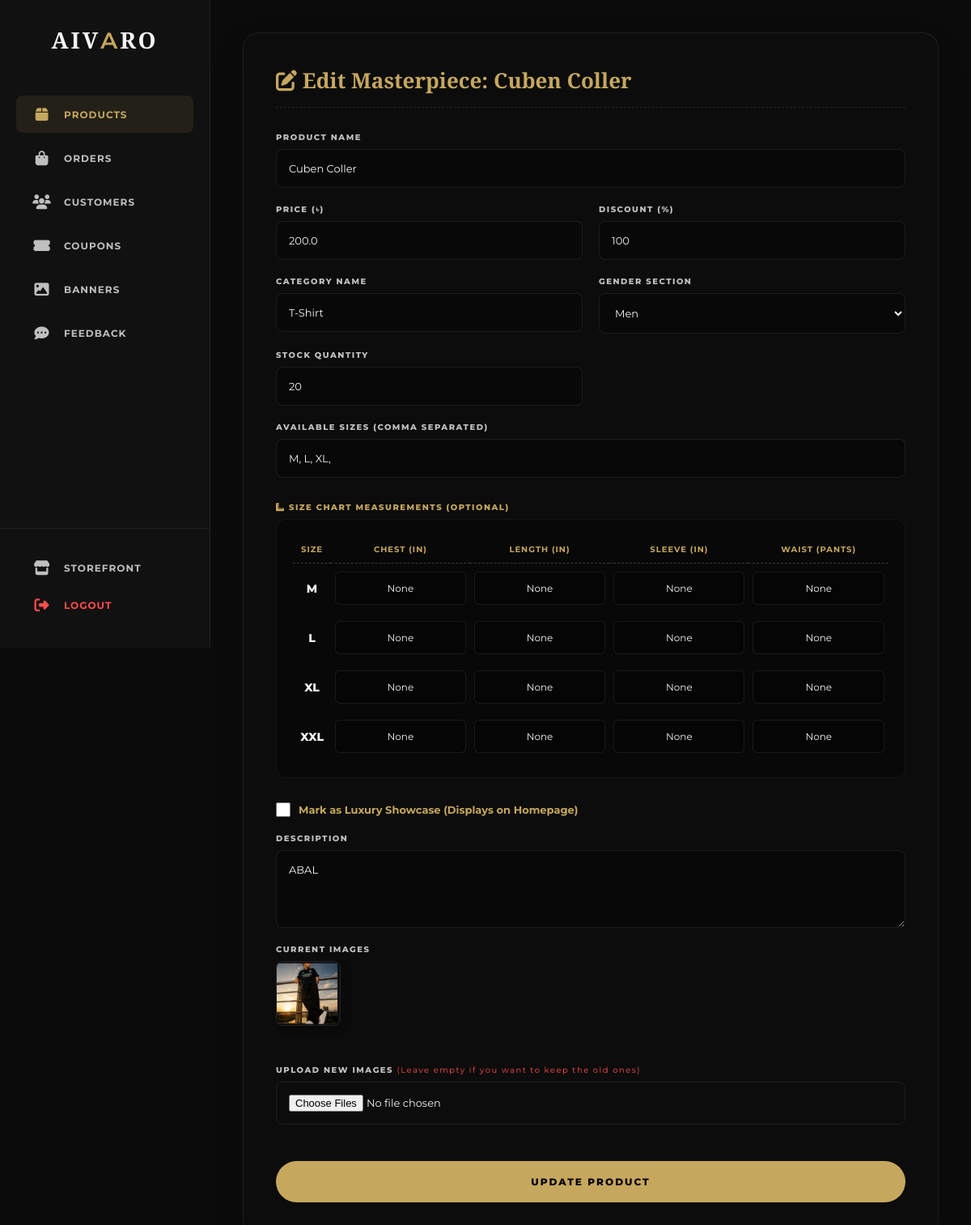
The page /admin/edit-product/3 (signed in) on the database its author committed.
### app.py (models this page shows, shortened)
class Product(db.Model):
    id = db.Column(db.Integer, primary_key=True)
    name = db.Column(db.String(100), nullable=False)
    price = db.Column(db.Float, nullable=False)
    discount = db.Column(db.Integer, default=0)
    category = db.Column(db.String(50), nullable=False)
    gender = db.Column(db.String(20), default='Men')
    description = db.Column(db.Text, nullable=False)
    sizes = db.Column(db.String(100))
    size_chart = db.Column(db.Text, nullable=True)
    stock = db.Column(db.Integer, default=0)
    weight = db.Column(db.Float, default=0.5)
    is_luxury = db.Column(db.Boolean, default=False)
    images = db.relationship('ProductImage', backref='product', lazy=True, cascade="all, delete-orphan")
    reviews = db.relationship('Review', backref='product', lazy=True, cascade="all, delete-orphan")
    def get_size_chart(self):
        if self.size_chart: return json.loads(self.size_chart)
        return {}

class ProductImage(db.Model):
    id = db.Column(db.Integer, primary_key=True)
    image_url = db.Column(db.String(200), nullable=False)
    product_id = db.Column(db.Integer, db.ForeignKey('product.id'), nullable=False)

### app.py (the view, shortened to what this page needs)
@app.route('/admin/edit-product/<int:product_id>', methods=['GET', 'POST'])
@login_required
def edit_product(product_id):
    if not current_user.is_admin: return redirect(url_for('home'))
    p = Product.query.get_or_404(product_id)
    return render_template('admin_edit_product.html', product=p)

### app.py (called while the page is built, shortened)
@app.after_request
def add_header(response):
    response.headers['Cache-Control'] = 'no-store, no-cache, must-revalidate, post-check=0, pre-check=0, max-age=0'
    response.headers['Pragma'] = 'no-cache'
    response.headers['Expires'] = '-1'
    return response

@login_manager.user_loader
def load_user(user_id):
    return User.query.get(int(user_id))

@app.before_request
def check_banned_user():
    if request.endpoint and 'static' in request.endpoint: return
    if current_user.is_authenticated and getattr(current_user, 'is_banned', False):
        logout_user()
        flash('Your account has been banned.', 'error')
        return redirect(url_for('login'))

@app.context_processor
def inject_global_data():
    data = {'cart_count': 0, 'is_birthday': False, 'bday_code': '', 'bday_discount': 0}
    if current_user.is_authenticated:
        items = CartItem.query.filter_by(user_id=current_user.id).all()
        data['cart_count'] = sum(item.quantity for item in items if item.product is not None)
    else:
        valid_count = sum(item.get('quantity', 1) for item in session.get('cart', []) if Product.query.get(item.get('product_id')))
        data['cart_count'] = valid_count
    return data

@app.context_processor
def inject_active_coupon():
    try: return dict(coupon=Coupon.query.filter_by(active=True).order_by(Coupon.id.desc()).first())
    except Exception: return dict(coupon=None)

### templates/admin_edit_product.html (shortened to what this page needs)
{% extends 'base.html' %}
{% block content %}
<div class="admin-layout">
    <aside class="admin-sidebar">
        <div class="sidebar-logo">AIV<span>A</span>RO</div>
        <nav class="sidebar-menu">
            <a href="/admin" class="sidebar-link active"><i class="fas fa-box"></i> Products</a>
            <a href="/admin/orders" class="sidebar-link"><i class="fas fa-shopping-bag"></i> Orders</a>
            <a href="/admin/users" class="sidebar-link"><i class="fas fa-users"></i> Customers</a>
            <a href="/admin/campaigns" class="sidebar-link"><i class="fas fa-ticket-alt"></i> Coupons</a>
            <a href="/admin/banners" class="sidebar-link"><i class="fas fa-image"></i> Banners</a>
            <a href="/admin/feedback" class="sidebar-link"><i class="fas fa-comment-dots"></i> Feedback</a>
        </nav>
        <div class="sidebar-bottom">
            <a href="/" class="sidebar-link" style="color: var(--muted-color);"><i class="fas fa-store"></i> Storefront</a>
            <a href="/logout" class="sidebar-link" style="color: #ff4d4d;"><i class="fas fa-sign-out-alt"></i> Logout</a>
        </div>
    </aside>
    <main class="admin-main">
        <div class="form-container">
            <h2 class="f-title"><i class="fas fa-edit"></i> Edit Masterpiece: {{ product.name }}</h2>
            <form action="/admin/edit-product/{{ product.id }}" method="POST" enctype="multipart/form-data">
                <div class="form-grid">
                    <div class="form-group full-width">
                        <label class="form-label">Product Name</label>
                        <input type="text" name="name" class="form-control" value="{{ product.name }}" required>
                    </div>
                    <div class="form-group">
                        <label class="form-label">Price (৳)</label>
                        <input type="number" name="price" class="form-control" value="{{ product.price }}" required>
                    </div>
                    <div class="form-group">
                        <label class="form-label">Discount (%)</label>
                        <input type="number" name="discount" class="form-control" value="{{ product.discount }}">
                    </div>
                    <div class="form-group">
                        <label class="form-label">Category Name</label>
                        <input type="text" name="category" class="form-control" value="{{ product.category }}" placeholder="E.g. T-Shirt, Jacket, Panjabi" required>
                    </div>
                    <div class="form-group">
                        <label class="form-label">Gender Section</label>
                        <select name="gender" class="form-control" required>
                            <option value="Men" {% if product.gender == 'Men' %}selected{% endif %}>Men</option>
                        </select>
                    </div>
                    <div class="form-group">
                        <label class="form-label">Stock Quantity</label>
                        <input type="number" name="stock" class="form-control" value="{{ product.stock }}" required>
                    </div>
                    <div class="form-group full-width">
                        <label class="form-label">Available Sizes (Comma Separated)</label>
                        <input type="text" name="sizes" class="form-control" value="{{ product.sizes or '' }}">
                    </div>
                    {% set sc = product.get_size_chart() %}
                    <div class="form-group full-width" style="margin-top: 10px;">
                        <label class="form-label" style="color: var(--accent-color);"><i class="fas fa-ruler-combined"></i> Size Chart Measurements (Optional)</label>
                        <div class="size-chart-wrapper">
                            <table class="size-table">
                                <thead>
                                    <tr>
                                        <th>Size</th>
                                        <th>Chest (in)</th>
                                        <th>Length (in)</th>
                                        <th>Sleeve (in)</th>
                                        <th>Waist (Pants)</th>
                                    </tr>
                                </thead>
                                <tbody>
                                    <tr>
                                        <td class="row-label">M</td>
                                        <td><input type="text" name="m_chest" class="size-input" value="{{ sc.get('M', {}).get('chest', '') }}" placeholder='40"'></td>
                                        <td><input type="text" name="m_len" class="size-input" value="{{ sc.get('M', {}).get('length', '') }}" placeholder='28"'></td>
                                        <td><input type="text" name="m_sleeve" class="size-input" value="{{ sc.get('M', {}).get('sleeve', '') }}" placeholder='9"'></td>
                                        <td><input type="text" name="m_waist" class="size-input" value="{{ sc.get('M', {}).get('waist', '') }}" placeholder='30"'></td>
                                    </tr>
                                    <tr>
                                        <td class="row-label">L</td>
                                        <td><input type="text" name="l_chest" class="size-input" value="{{ sc.get('L', {}).get('chest', '') }}" placeholder='42"'></td>
                                        <td><input type="text" name="l_len" class="size-input" value="{{ sc.get('L', {}).get('length', '') }}" placeholder='29"'></td>
                                        <td><input type="text" name="l_sleeve" class="size-input" value="{{ sc.get('L', {}).get('sleeve', '') }}" placeholder='9.5"'></td>
                                        <td><input type="text" name="l_waist" class="size-input" value="{{ sc.get('L', {}).get('waist', '') }}" placeholder='32"'></td>
                                    </tr>
                                    <tr>
                                        <td class="row-label">XL</td>
                                        <td><input type="text" name="xl_chest" class="size-input" value="{{ sc.get('XL', {}).get('chest', '') }}" placeholder='44"'></td>
                                        <td><input type="text" name="xl_len" class="size-input" value="{{ sc.get('XL', {}).get('length', '') }}" placeholder='30"'></td>
                                        <td><input type="text" name="xl_sleeve" class="size-input" value="{{ sc.get('XL', {}).get('sleeve', '') }}" placeholder='10"'></td>
                                        <td><input type="text" name="xl_waist" class="size-input" value="{{ sc.get('XL', {}).get('waist', '') }}" placeholder='34"'></td>
                                    </tr>
                                    <tr>
                                        <td class="row-label">XXL</td>
                                        <td><input type="text" name="xxl_chest" class="size-input" value="{{ sc.get('XXL', {}).get('chest', '') }}" placeholder='46"'></td>
                                        <td><input type="text" name="xxl_len" class="size-input" value="{{ sc.get('XXL', {}).get('length', '') }}" placeholder='31"'></td>
                                        <td><input type="text" name="xxl_sleeve" class="size-input" value="{{ sc.get('XXL', {}).get('sleeve', '') }}" placeholder='10.5"'></td>
                                        <td><input type="text" name="xxl_waist" class="size-input" value="{{ sc.get('XXL', {}).get('waist', '') }}" placeholder='36"'></td>
                                    </tr>
                                </tbody>
                            </table>
                        </div>
                    </div>
                    <div class="form-group full-width" style="margin-top: 10px;">
                        <label style="display: flex; align-items: center; gap: 10px; cursor: pointer; color: var(--accent-color); font-weight: 700; font-size: 13px;">
                            <input type="checkbox" name="is_luxury" style="width: 18px; height: 18px; accent-color: var(--accent-color);" {% if product.is_luxury %}checked{% endif %}> Mark as Luxury Showcase (Displays on Homepage)
                        </label>
                    </div>
                    <div class="form-group full-width">
                        <label class="form-label">Description</label>
                        <textarea name="description" class="form-control" rows="4" required>{{ product.description }}</textarea>
                    </div>
                    <div class="form-group full-width">
                        <label class="form-label">Current Images</label>
                        <div class="current-images">
                            {% for img in product.images %}
                            <img src="{{ url_for('static', filename='images/' + img.image_url) }}" alt="Product Image">
                            {% endfor %}
                        </div>
                        <label class="form-label" style="margin-top: 15px;">Upload New Images <span style="text-transform: none; color: #ff4d4d; font-weight: normal;">(Leave empty if you want to keep the old ones)</span></label>
                        <input type="file" name="images" class="form-control" accept="image/*" multiple style="background: transparent;">
                    </div>
                </div>
                <button type="submit" class="btn-submit">Update Product</button>
            </form>
        </div>
    </main>
</div>
{% endblock %}

### templates/base.html (style rules this page uses)
:root { --bg-color: #0B0B0B; --panel-color: #111111; --text-color: #F5F5F5; --muted-color: #BFBFBF; --accent-color: #C6A75E; --border-color: #222222; --footer-bg: #050505; --glass-bg: rgba(15, 15, 15, 0.5); --glass-border: rgba(255, 255, 255, 0.08); --glass-shadow: 0 8px 32px 0 rgba(0, 0, 0, 0.3); --font-head: 'Playfair Display', serif; --font-body: 'Montserrat', sans-serif; }
body, .floating-header, .desktop-nav, .icon-link, footer, .dropdown-content, #mobileDrawer, .search-wrapper, .mobile-search-container, input, select { transition: background-color 0.4s ease, color 0.4s ease, border-color 0.4s ease, box-shadow 0.4s ease !important; }
* { margin: 0; padding: 0; box-sizing: border-box; font-family: var(--font-body); -webkit-tap-highlight-color: transparent; }
body { background-color: var(--bg-color); color: var(--text-color); overflow-x: hidden; width: 100%; padding-bottom: 80px; }
a { text-decoration: none; color: inherit; transition: 0.3s; }
main { animation: pageEntrance 0.6s cubic-bezier(0.2, 1, 0.3, 1) forwards; opacity: 0; transform: translateY(15px); }

### rows shown on the page
Product: name "Cuben Coller", price "200.0", discount "100", category "T-Shirt", gender "Men", stock "20", sizes "M, L, XL,", description "ABAL"
ProductImage: image_url (picture)
